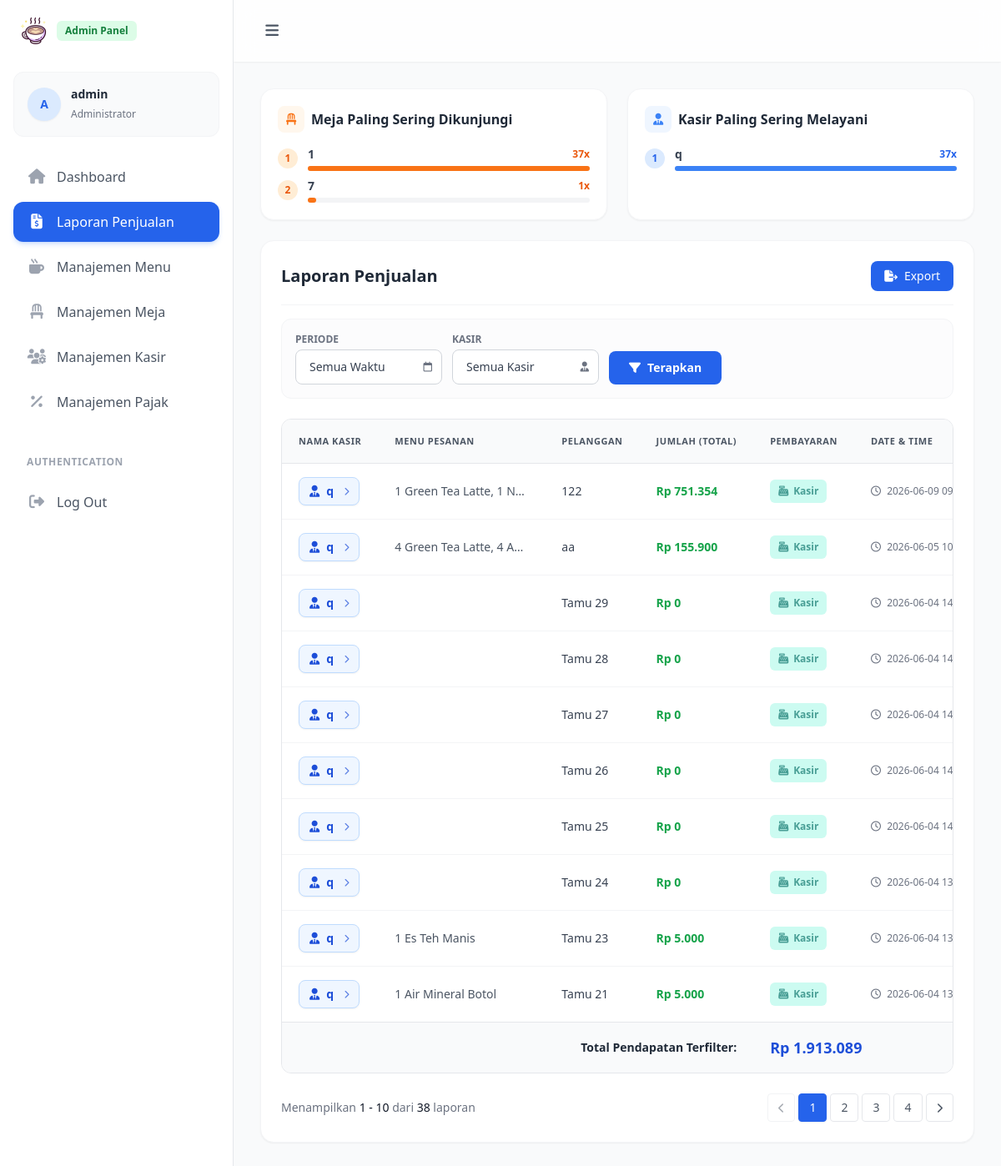
Screenshot of /admin/laporan/index.php (signed in) with the database file from the repository.
### tables this page shows
CREATE TABLE `order` (
  `id` int unsigned NOT NULL AUTO_INCREMENT,
  `code` varchar(50) NOT NULL,
  `user_id` int unsigned DEFAULT NULL,
  `user_name` varchar(50) DEFAULT NULL,
  `table_id` int unsigned NOT NULL,
  `table_name` varchar(50) NOT NULL,
  `customer_name` varchar(50) NOT NULL,
  `customer_email` varchar(100) DEFAULT NULL,
  `qty` int unsigned NOT NULL COMMENT 'Total barang',
  `subtotal` int unsigned NOT NULL,
  `tax` int unsigned NOT NULL,
  `paid` int unsigned DEFAULT NULL,
  `change` int unsigned DEFAULT NULL,
  `total` int unsigned NOT NULL,
  `payment` tinyint NOT NULL COMMENT '1: Kasir, 2: Online',
  `detail` text,
  `status` tinyint unsigned NOT NULL DEFAULT '2' COMMENT '1: success, 2: pending, 3: expired',
  `created_at` datetime DEFAULT CURRENT_TIMESTAMP,
  `updated_at` datetime DEFAULT NULL,
  `expired_at` datetime DEFAULT NULL,
  PRIMARY KEY (`id`),
  UNIQUE KEY `code` (`code`)
);

### admin/laporan/index.php (the view, shortened to what this page needs)
<?php
require_once __DIR__ . '/../../config.php';
$limit        = isset($_GET['limit'])       ? max(1, (int)$_GET['limit']) : 10;
$page         = isset($_GET['page'])        ? max(1, (int)$_GET['page'])  : 1;
$filter_date  = isset($_GET['filter_date']) ? $_GET['filter_date']        : 'all';
$start_date   = isset($_GET['start_date'])  ? trim($_GET['start_date'])   : '';
$end_date     = isset($_GET['end_date'])    ? trim($_GET['end_date'])     : '';
$filter_kasir = isset($_GET['filter_kasir']) ? trim($_GET['filter_kasir']) : '';
function buildWhere($filter_date, $start_date, $end_date, $filter_kasir) {
    $where = "status = 1";
    return $where;
}
$where_sql = buildWhere($filter_date, $start_date, $end_date, $filter_kasir);
try {
    $total_stmt  = $pdo->query("SELECT SUM(total) FROM `order` WHERE $where_sql");
    $grand_total = $total_stmt->fetchColumn() ?: 0;
} catch (PDOException $e) { $grand_total = 0; }
$order_sql = "ORDER BY created_at DESC";
$count_stmt    = $pdo->query("SELECT COUNT(*) FROM `order` WHERE $where_sql");
$total_records = $count_stmt->fetchColumn();
$total_pages   = ceil($total_records / $limit);
$offset = ($page - 1) * $limit;
try {
    $stmt = $pdo->prepare("SELECT * FROM `order` WHERE $where_sql $order_sql LIMIT :limit OFFSET :offset");
    $stmt->bindValue(':limit',  $limit,  PDO::PARAM_INT);
    $stmt->bindValue(':offset', $offset, PDO::PARAM_INT);
    $stmt->execute();
    $orders = $stmt->fetchAll(PDO::FETCH_ASSOC);
} catch (PDOException $e) { $orders = []; }
try {
    $top_meja_stmt = $pdo->query("SELECT table_name, COUNT(*) AS visit_count FROM `order` WHERE $where_sql AND table_name IS NOT NULL AND table_name != '' GROUP BY table_name ORDER BY visit_count DESC LIMIT 10");
    $top_meja = $top_meja_stmt->fetchAll(PDO::FETCH_ASSOC);
} catch (PDOException $e) { $top_meja = []; }
try {
    $top_kasir_stmt = $pdo->query("SELECT user_name, COUNT(*) AS serve_count FROM `order` WHERE $where_sql AND user_name IS NOT NULL GROUP BY user_name ORDER BY serve_count DESC LIMIT 10");
    $top_kasir = $top_kasir_stmt->fetchAll(PDO::FETCH_ASSOC);
} catch (PDOException $e) { $top_kasir = []; }
$params = [];
$params['filter_date'] = $filter_date;
$query_string = "";
if (!empty($params)) {
    $query_string = "&" . http_build_query($params);
}
?>
<?php
include __DIR__ . '/../layout/header.php';
include __DIR__ . '/../layout/sidebar.php';
?>
    <main class="relative min-h-screen pt-[74px] transition-all duration-300 lg:ml-[280px] pc-main">
      <div class="p-4 sm:p-6 lg:p-8">
        <div class="grid grid-cols-1 lg:grid-cols-2 gap-6 mb-6">
          <div class="bg-white rounded-2xl shadow-sm border border-gray-100 p-5">
            <div class="flex items-center gap-2 mb-4">
              <div class="w-8 h-8 rounded-lg bg-orange-50 flex items-center justify-center">
                <i class="fa-solid fa-chair text-orange-500 text-sm"></i>
              </div>
              <h4 class="font-bold text-gray-800">Meja Paling Sering Dikunjungi</h4>
            </div>
            <?php if (empty($top_meja)): ?>
              <p class="text-sm text-gray-400 text-center py-4">Belum ada data.</p>
            <?php else: ?>
              <div class="space-y-2">
                <?php foreach ($top_meja as $idx => $tm):
                  $max_count = $top_meja[0]['visit_count'];
                  $pct = ($max_count > 0) ? round(($tm['visit_count'] / $max_count) * 100) : 0;
                ?>
                <div class="flex items-center gap-3">
                  <span class="w-6 h-6 flex items-center justify-center rounded-full bg-orange-100 text-orange-600 text-xs font-bold flex-shrink-0"><?= $idx + 1 ?></span>
                  <div class="flex-1">
                    <div class="flex items-center justify-between mb-1">
                      <span class="text-sm font-semibold text-gray-700"><?= htmlspecialchars($tm['table_name']) ?></span>
                      <span class="text-xs font-bold text-orange-600"><?= $tm['visit_count'] ?>x</span>
                    </div>
                    <div class="w-full bg-gray-100 rounded-full h-1.5">
                      <div class="bg-orange-500 h-1.5 rounded-full" style="width: <?= $pct ?>%"></div>
                    </div>
                  </div>
                </div>
                <?php endforeach; ?>
              </div>
            <?php endif; ?>
          </div>
          <div class="bg-white rounded-2xl shadow-sm border border-gray-100 p-5">
            <div class="flex items-center gap-2 mb-4">
              <div class="w-8 h-8 rounded-lg bg-blue-50 flex items-center justify-center">
                <i class="fa-solid fa-user-tie text-blue-500 text-sm"></i>
              </div>
              <h4 class="font-bold text-gray-800">Kasir Paling Sering Melayani</h4>
            </div>
            <?php if (empty($top_kasir)): ?>
              <p class="text-sm text-gray-400 text-center py-4">Belum ada data.</p>
            <?php else: ?>
              <div class="space-y-2">
                <?php foreach ($top_kasir as $idx => $tk):
                  $max_count = $top_kasir[0]['serve_count'];
                  $pct = ($max_count > 0) ? round(($tk['serve_count'] / $max_count) * 100) : 0;
                ?>
                <div class="flex items-center gap-3">
                  <span class="w-6 h-6 flex items-center justify-center rounded-full bg-blue-100 text-blue-600 text-xs font-bold flex-shrink-0"><?= $idx + 1 ?></span>
                  <div class="flex-1">
                    <div class="flex items-center justify-between mb-1">
                      <span class="text-sm font-semibold text-gray-700"><?= htmlspecialchars($tk['user_name']) ?></span>
                      <span class="text-xs font-bold text-blue-600"><?= $tk['serve_count'] ?>x</span>
                    </div>
                    <div class="w-full bg-gray-100 rounded-full h-1.5">
                      <div class="bg-blue-500 h-1.5 rounded-full" style="width: <?= $pct ?>%"></div>
                    </div>
                  </div>
                </div>
                <?php endforeach; ?>
              </div>
            <?php endif; ?>
          </div>
        </div>
        <div class="gap-x-6">
          <div class="bg-white p-4 md:p-6 rounded-2xl shadow-sm border border-gray-100">
            <div class="flex flex-col lg:flex-row lg:items-center justify-between gap-4 mb-4 pb-4 border-b border-gray-100">
              <div class="flex items-center gap-2">
                <div>
                  <h3 class="font-bold text-xl text-gray-800">Laporan Penjualan</h3>
                </div>
              </div>
              <div class="flex items-center gap-2 w-full sm:w-auto">
                <button onclick="openExportModal()" class="inline-flex items-center rounded-lg bg-blue-600 px-4 py-2 text-sm font-medium text-white transition-colors hover:bg-blue-700" type="button">
                  <i class="fa-solid fa-file-export mr-2"></i>Export
                </button>
              </div>
            </div>
            <form method="GET" id="filter-form" class="flex flex-col sm:flex-row flex-wrap gap-3 mb-6 bg-gray-50/50 p-4 rounded-xl border border-gray-100 items-end">
              <div class="w-full sm:w-auto flex-1 sm:flex-none">
                <label class="block text-xs font-bold text-gray-500 uppercase mb-1">Periode</label>
                <div class="relative">
                  <select name="filter_date" id="filter_date_select" onchange="toggleCustomDate(this.value)"
                          class="appearance-none w-full sm:w-44 bg-white border border-gray-300 text-gray-700 py-2.5 pl-4 pr-10 rounded-lg focus:outline-none focus:ring-2 focus:ring-blue-500 text-sm transition-all cursor-pointer">
                    <option value="all"     <?php echo ($filter_date=='all')     ?'selected':''; ?>>Semua Waktu</option>
                  </select>
                  <div class="pointer-events-none absolute inset-y-0 right-0 flex items-center px-3 text-gray-500">
                  </div>
                </div>
              </div>
              <div class="w-full sm:w-auto flex-1 sm:flex-none">
                <label class="block text-xs font-bold text-gray-500 uppercase mb-1">Kasir</label>
                <div class="relative">
                  <select name="filter_kasir" class="appearance-none w-full sm:w-44 bg-white border border-gray-300 text-gray-700 py-2.5 pl-4 pr-10 rounded-lg focus:outline-none focus:ring-2 focus:ring-blue-500 text-sm transition-all cursor-pointer">
                    <option value="">Semua Kasir</option>
                  </select>
                  <div class="pointer-events-none absolute inset-y-0 right-0 flex items-center px-3 text-gray-500">
                  </div>
                </div>
              </div>
              <div class="w-full sm:w-auto flex-1 sm:flex-none">
                <button type="submit" class="w-full bg-blue-600 hover:bg-blue-700 text-white font-bold py-2.5 px-6 rounded-lg text-sm transition-colors flex items-center justify-center gap-2">
                  <i class="fa-solid fa-filter"></i> Terapkan
                </button>
              </div>
            </form>
            <div class="overflow-x-auto rounded-xl border border-gray-200">
              <table class="w-full text-sm text-left whitespace-nowrap">
                <thead class="bg-gray-50 text-gray-600 font-semibold border-b border-gray-200 uppercase text-[11px] tracking-wider">
                  <tr>
                    <th class="px-5 py-4">Nama Kasir</th>
                    <th class="px-5 py-4 max-w-[200px]">Menu Pesanan</th>
                    <th class="px-5 py-4">Pelanggan</th>
                    <th class="px-5 py-4">Jumlah (Total)</th>
                    <th class="px-5 py-4">Pembayaran</th>
                    <th class="px-5 py-4">Date & Time</th>
                  </tr>
                </thead>
                <tbody class="divide-y divide-gray-100 bg-white">
                  <?php if (empty($orders)): ?>
                    <tr>
                      <td colspan="7" class="px-5 py-8 text-center text-gray-500">Tidak ada laporan transaksi yang ditemukan.</td>
                    </tr>
                  <?php else: ?>
                    <?php
                    foreach ($orders as $index => $o):
                        $detail_text  = $o['detail'] ?? '';
                        $detail_short = (strlen($detail_text) > 35) ? substr($detail_text, 0, 35) . '...' : $detail_text;
                        $payment = "Lainnya";
                        if ($o['payment'] == 1) $payment = "Kasir";
                    ?>
                    <tr class="hover:bg-blue-50/50 transition-colors group">
                      <td class="px-5 py-4">
                        <button type="button"
                                onclick="openDetail(<?php echo $index; ?>, <?php echo (int)$o['id']; ?>)"
                                class="inline-flex items-center gap-2 bg-blue-50 hover:bg-blue-600 text-blue-700 hover:text-white border border-blue-200 hover:border-blue-600 px-3 py-1.5 rounded-lg shadow-sm transition-all duration-200 cursor-pointer"
                                title="Klik untuk melihat detail transaksi">
                          <i class="fa-solid fa-user-tie"></i>
                          <span class="font-bold"><?php echo htmlspecialchars($o['user_name'] ?? '-'); ?></span>
                          <i class="fa-solid fa-chevron-right text-[10px] ml-1 opacity-70"></i>
                        </button>
                      </td>
                      <td class="px-5 py-4 text-gray-600 max-w-[200px] truncate" title="<?php echo htmlspecialchars($detail_text); ?>">
                        <?php echo htmlspecialchars($detail_short); ?>
                      </td>
                      <td class="px-5 py-4 text-gray-700"><?php echo htmlspecialchars($o['customer_name'] ?? '-'); ?></td>
                      <td class="px-5 py-4 font-bold text-green-600">Rp <?php echo number_format((float)$o['total'], 0, ',', '.'); ?></td>
                      <td class="px-5 py-4">
                        <span class="inline-flex items-center gap-1.5 px-2.5 py-1.5 rounded-md text-xs font-bold <?php echo ($payment === 'Online') ? 'bg-purple-100 text-purple-700/70' : 'bg-teal-100 text-teal-700/70'; ?>">
                          <?php echo ($payment === 'Online') ? '<i class="fa-solid fa-globe"></i>' : '<i class="fa-solid fa-cash-register"></i>'; ?>
                          <?php echo $payment; ?>
                        </span>
                      </td>
                      <td class="px-5 py-4 text-gray-500 text-xs font-medium"><i class="fa-regular fa-clock mr-1"></i> <?php echo htmlspecialchars($o['created_at']); ?></td>
                    </tr>
                    <?php endforeach; ?>
                  <?php endif; ?>
                </tbody>
                <tfoot class="bg-gray-50 border-t border-gray-200 font-bold text-gray-800">
                  <tr>
                    <td colspan="4" class="px-5 py-4 text-right">Total Pendapatan Terfilter:</td>
                    <td colspan="3" class="px-5 py-4 text-blue-700 text-lg">Rp <?php echo number_format((float)$grand_total, 0, ',', '.'); ?></td>
                  </tr>
                </tfoot>
              </table>
            </div>
            <div class="mt-6 flex flex-col sm:flex-row items-center justify-between gap-4">
              <span class="text-sm text-gray-500">
                <?php
                $start = ($total_records > 0) ? $offset + 1 : 0;
                $end   = $offset + count($orders);
                ?>
                Menampilkan <span class="font-medium text-gray-900"><?php echo $start; ?> - <?php echo $end; ?></span>
                dari <span class="font-medium text-gray-900"><?php echo $total_records; ?></span> laporan
              </span>
              <div class="flex space-x-1">
                <?php if ($page > 1): ?>
                  <a href="?page=<?php echo $page - 1; ?><?php echo $query_string; ?>" class="rounded border border-gray-200 px-3 py-1.5 text-sm text-gray-600 hover:bg-gray-50 transition-colors"><i class="fa-solid fa-chevron-left text-xs"></i></a>
                <?php else: ?>
                  <button disabled class="rounded border border-gray-200/50 px-3 py-1.5 text-sm text-gray-600/50 cursor-not-allowed"><i class="fa-solid fa-chevron-left text-xs"></i></button>
                <?php endif; ?>
                <?php for ($i = 1; $i <= $total_pages; $i++): ?>
                  <a href="?page=<?php echo $i; ?><?php echo $query_string; ?>"
                     class="rounded border px-3 py-1.5 text-sm transition-colors <?php echo ($i == $page) ? 'border-blue-600 bg-blue-600 text-white shadow-sm' : 'border-gray-200 text-gray-600 hover:bg-gray-50'; ?>">
                    <?php echo $i; ?>
                  </a>
                <?php endfor; ?>
                <?php if ($page < $total_pages): ?>
                  <a href="?page=<?php echo $page + 1; ?><?php echo $query_string; ?>" class="rounded border border-gray-200 px-3 py-1.5 text-sm text-gray-600 hover:bg-gray-50 transition-colors"><i class="fa-solid fa-chevron-right text-xs"></i></a>
                <?php else: ?>
                  <button disabled class="rounded border border-gray-200/50 px-3 py-1.5 text-sm text-gray-600/50 cursor-not-allowed"><i class="fa-solid fa-chevron-right text-xs"></i></button>
                <?php endif; ?>
              </div>
            </div>
          </div>
        </div>
      </div>
    </main>
<?php
include __DIR__ . '/../layout/footer.php';
?>

### rows the page displays
order: user_name "q", detail "1 Green Tea Latte, 1 N…", customer_name "122", total "751.354", payment "Kasir", created_at "2026-06-09…"
order: user_name "q", detail "4 Green Tea Latte, 4 A…", customer_name "aa", total "155.900", payment "Kasir", created_at "2026-06-05…"
order: user_name "q", customer_name "Tamu 29", total "0", payment "Kasir", created_at "2026-06-04…"
order: user_name "q", customer_name "Tamu 28", total "0", payment "Kasir", created_at "2026-06-04…"
order: user_name "q", customer_name "Tamu 27", total "0", payment "Kasir", created_at "2026-06-04…"
order: user_name "q", customer_name "Tamu 26", total "0", payment "Kasir", created_at "2026-06-04…"
order: user_name "q", customer_name "Tamu 25", total "0", payment "Kasir", created_at "2026-06-04…"
order: user_name "q", customer_name "Tamu 24", total "0", payment "Kasir", created_at "2026-06-04…"
order: user_name "q", detail "1 Es Teh Manis", customer_name "Tamu 23", total "5.000", payment "Kasir", created_at "2026-06-04…"
order: user_name "q", detail "1 Air Mineral Botol", customer_name "Tamu 21", total "5.000", payment "Kasir", created_at "2026-06-04…"

### other values shown
$initials "A"
$_SESSION['name'] "admin"
$tm['table_name'] "1"
$tm['visit_count'] "37"
$tm['table_name'] "7"
$tm['visit_count'] "1"
$tk['user_name'] "q"
$tk['serve_count'] "37"
$grand_total "1.913.089"
$start "1"
$end "10"
$total_records "38"
